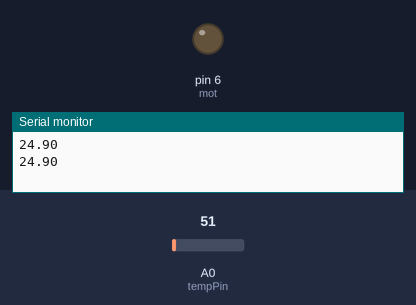
A sketch run on a simulated Arduino Uno, built with avr-gcc and run on an emulated ATmega328P. Shown: output pins drawn as LEDs (lit = HIGH), the last lines printed to the serial monitor. Inputs (shaded band) come from the test bench; at power-on: A0 (tempPin) = 51.

Above: at 1.8 s.
1.9 s: A0 (tempPin) set to 61
At 4.2 s:
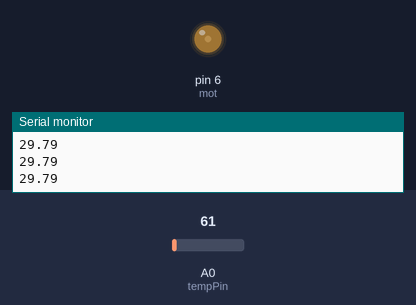
4.5 s: A0 (tempPin) set to 71
At 6.6 s:
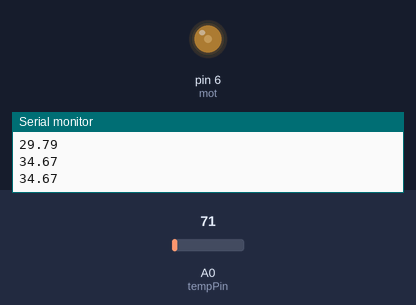
7.5 s: A0 (tempPin) set to 112
At 10.1 s:
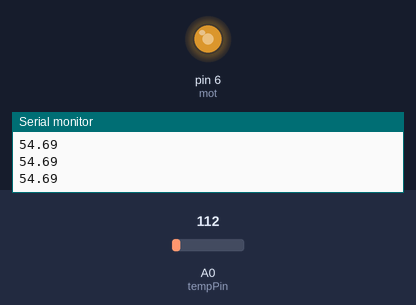
Timing chart, 0 to 11.6 s (numbered marks = the images above; inputs shaded):
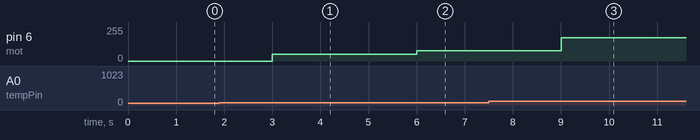

The sketch:

heat_sensor_feedback.ino
```cpp
float temp;
int tempPin = A0; //arduino pin used for temperature sensor
int tempMin = 25;   // the temperature to start the buzzer
int tempMax = 70;
int mot = 6;       // the pin where mot is connected
int motSpeed = 0;

void setup() {
 pinMode(mot, OUTPUT);
 pinMode(tempPin, INPUT);
 Serial.begin(9600);
}
void loop() {
  temp = analogRead(tempPin);
  temp = (temp *5.0*100.0)/1024.0;
  Serial.println(temp);
  delay(1000);        // delay in between reads for stability
  if(temp < tempMin) {   // if temp is lower than minimum temp
       motSpeed = 0;      // mot is not spinning
       digitalWrite(mot, LOW);
   }
   if((temp >= tempMin) && (temp <= tempMax))  //if temperature is higher than the minimmum range
   {
       motSpeed = map(temp, tempMin, tempMax, 32, 255); // the actual speed of mot
       analogWrite(mot, motSpeed);  // spin the mot at the motSpeed speed
   }
}
```

Measured:
- after the input at 1.9 s, pin 6 (mot): 0/255 → 51/255 after 1.1 s
- after the input at 4.5 s, pin 6 (mot): 51/255 → 76/255 after 1.5 s
- after the input at 7.5 s, pin 6 (mot): 76/255 → 175/255 after 1.5 s
